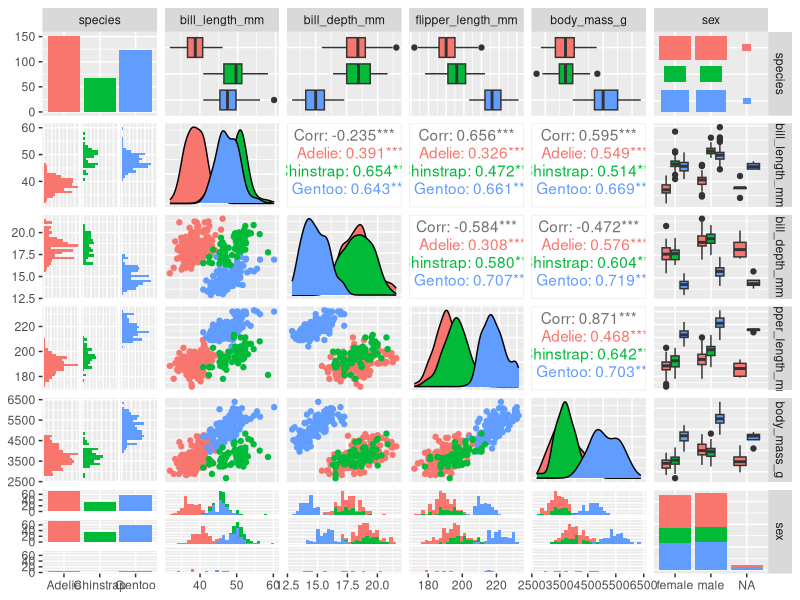
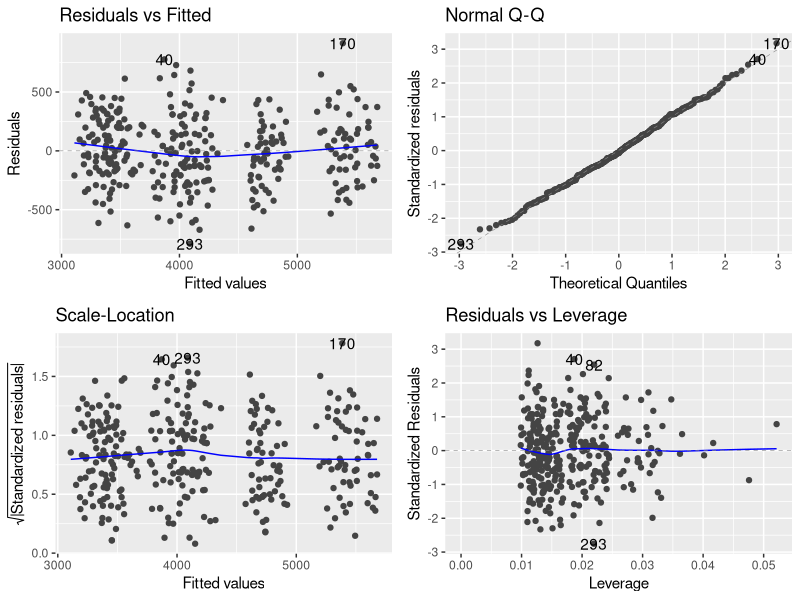
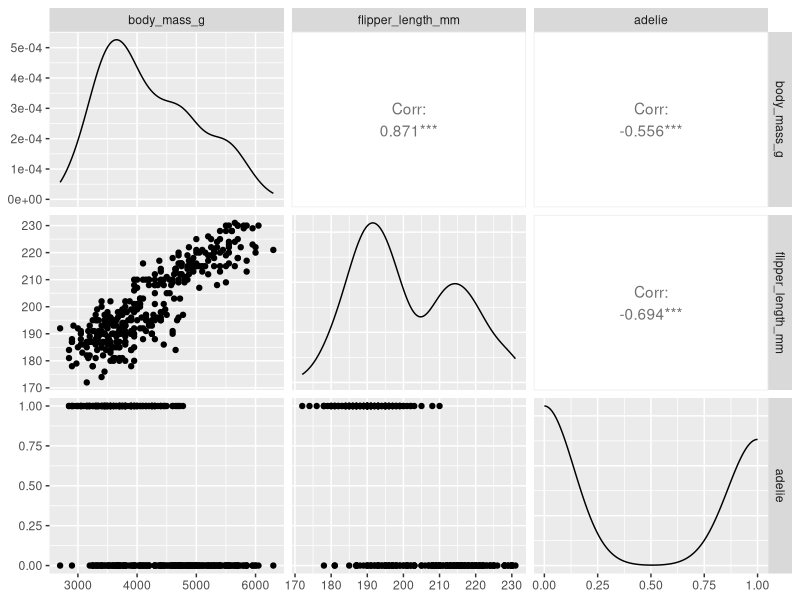

These charts were generated, in order, by the following R code:
## ---- chunk 1
library(knitr)
knitr::opts_chunk$set(echo = TRUE,tidy=TRUE,message=FALSE,warning=FALSE,strip.white=TRUE,prompt=FALSE,
                      cache=TRUE, size="scriptsize",fig.width=4, fig.height=3,fig.align = "center")
## ---- chunk 2
#install.packages("knitr") #probably already installed
#install.packages("rmarkdown") #probably already installed
#install.packages("ggplot2") #plotting with ggplot
#install.packages("palmerpenguins")
#install.packages("ggfortify") # For model checking
#install.packages("MASS")
#install.packages("class")
#install.packages("pROC")
#install.packages("plotROC")
#install.packages("boot")
library("knitr")
library("rmarkdown")
library("palmerpenguins")
## ---- chunk 3
library(palmerpenguins) # Contains the data set "penguins".
data(penguins)
head(penguins)
Penguins <- subset(penguins, select = -c(island, year))
## ---- chunk 4
library(GGally)
ggpairs(Penguins, aes(colour = species))
## ---- chunk 5
penguin.model1 <- lm(body_mass_g ~ . + species*bill_depth_mm, data = Penguins)
summary(penguin.model1)
anova(penguin.model1)
## ---- chunk 6
penguin.model2 <- lm(body_mass_g ~  bill_depth_mm + flipper_length_mm + sex + species, data = Penguins)
summary(penguin.model2)
anova(penguin.model2)
## ---- chunk 7
library(ggfortify)
autoplot(penguin.model2)
## ---- chunk 8
library(tidyverse)
library(GGally)
# Create a new boolean variable indicating whether or not the penguin is an Adelie penguin
Penguins$adelie <- ifelse(Penguins$species == "Adelie", 1, 0)
# Select only relevant variables and remove all rows with missing values in 
# body mass, flipper length, sex or species.
Penguins_reduced <- Penguins %>% 
  dplyr::select(body_mass_g, flipper_length_mm, adelie) %>% 
  mutate(body_mass_g = as.numeric(body_mass_g), 
         flipper_length_mm = as.numeric(flipper_length_mm)) %>% 
  drop_na()
set.seed(4268) 
# 70% of the sample size for training set
training_set_size <- floor(0.70 * nrow(Penguins_reduced))
train_ind <- sample(seq_len(nrow(Penguins_reduced)), size = training_set_size)
train <- Penguins_reduced[train_ind, ]
test <- Penguins_reduced[-train_ind, ]
## ---- chunk 9
ggpairs(Penguins_reduced)
log.model <- glm(adelie ~ ., data = train, family = binomial)
summary(log.model)
## ---- chunk 10
log.probabilities <- predict(log.model, newdata = test, type = 'response')
log.predicted.classes <- ifelse(log.probabilities > 0.5, 1, 0)
mean(log.predicted.classes == test$adelie)
## ---- chunk 11
library(MASS)
qda.model <- qda(adelie ~ ., data = train)
summary(log.model)
## ---- chunk 12
qda.probabilities <- predict(qda.model, newdata = test, type = 'response')$posterior
qda.predicted.classes <- predict(qda.model, newdata = test, type = 'response')$class
mean(qda.predicted.classes == test$adelie)
## ---- chunk 13
library(class)
knn.model <- knn(train = train, test = test, cl = train$adelie, k=25, prob = T)
table(knn.model, test$adelie)
mean(knn.model == test$adelie)
## ---- chunk 14
table(log.predicted.classes, test$adelie)
